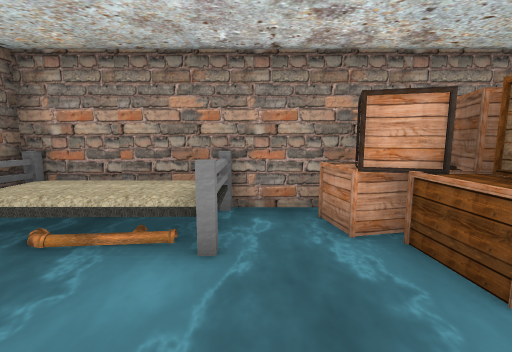
[1] (above)

14 first-person views from a walk through a Unity game level. The camera is 1.4 m above the floor, tilts 8° down and sees 85° across. The floor is counted in squares, 1 m on a side. Each view is taken from the middle of a square. On the plan, view 1 faces up. The plan holds only what a view shows up to about 14 squares ahead; the rest is blank. The place goes on beyond the plan. The player is left out. Door leaves are left out, so doorways stand open. Some surface patterns are stand-ins.

[2]
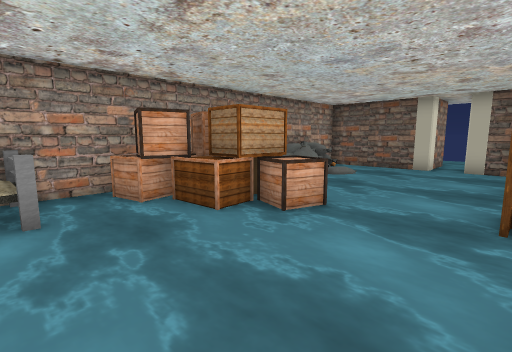

[3]
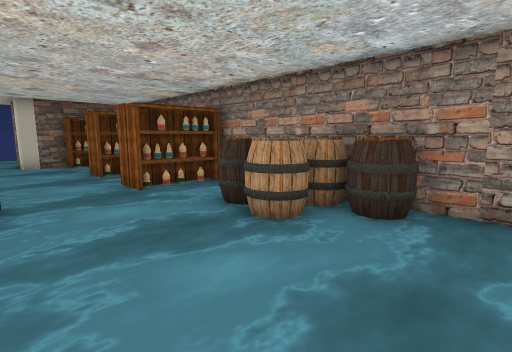

[4]
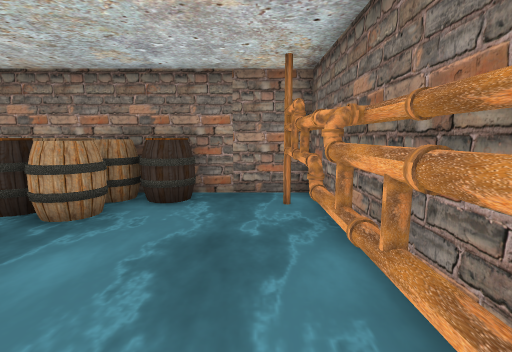

[5]
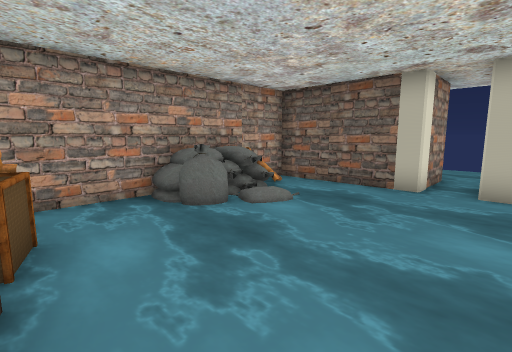

[6]
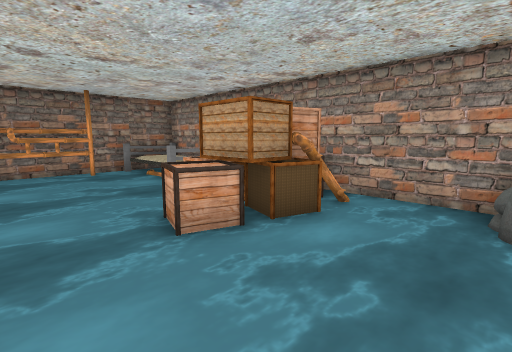

[7]
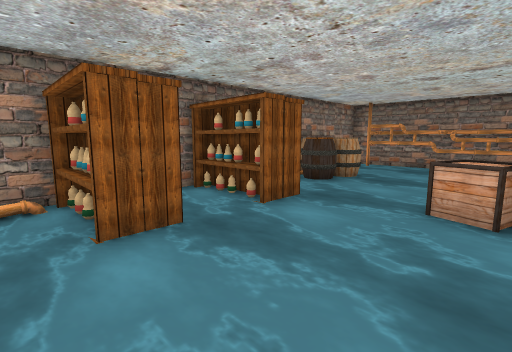

[8]
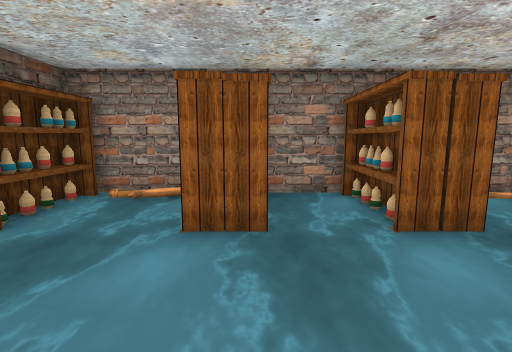

[9]
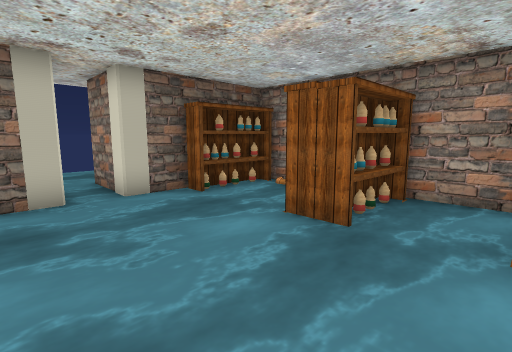

[10]
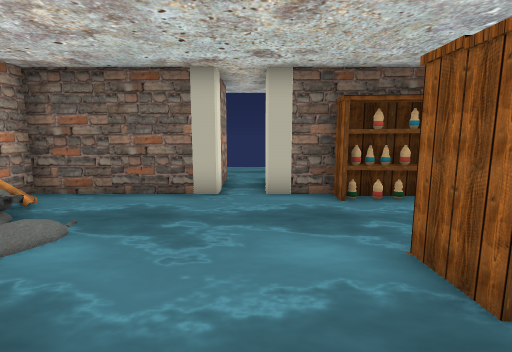

[11]
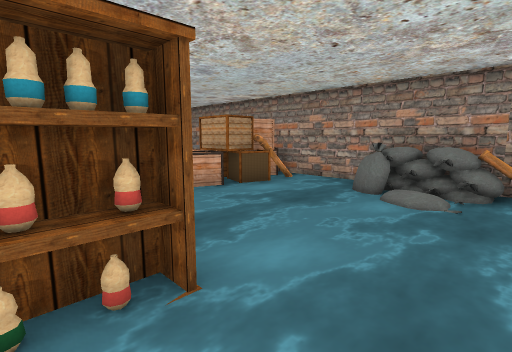

[12]
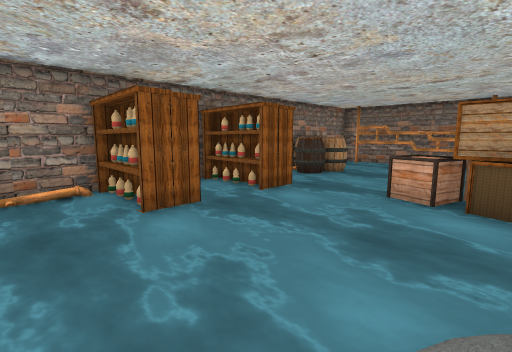

[13]
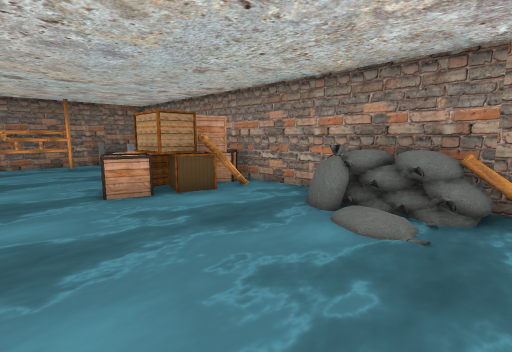

[14]
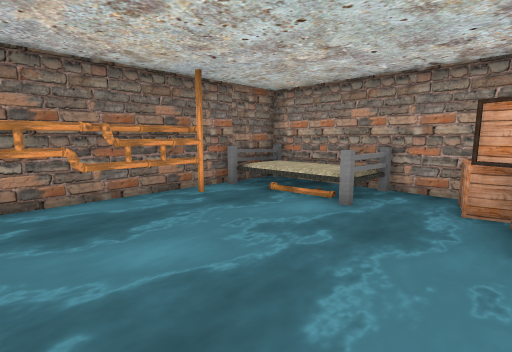

### Floor plan
Key: @ floor where view 1 was taken; # wall or solid block; . floor; D open door; ~ water the walk can cross; ≈ water the walk keeps out of; B bed; A box; G bag; P pipe; C column; R barrel; T bottle; O other object.
Columns run from 4 left of view 1 to 13 right of it. Each row starts with its distance up from view 1.
  5 ###########GG#P#
  4 BBBB~AAAP~~GGG~≈
  3 BBBB~~AAP~~~≈~~≈#
  2 #~~~~~AAA~~~~~~D
  1 #~~~~~~AA~~~~~~DC#
  0 P~~~@~~~~~~~~~~DD≈
 -1 P~~~~~~~~~~~~~~DC
 -2 P~~~RR~~#T~#T~~#
 -3 P~~RRRR~OT~TT~~T
 -4 #~RRRR.~OT~OT..T
 -5 ################

Positions as (right, up) in squares from view 1, and headings:
1: (0, 0), facing up
2: (-1, -2), facing up-right
3: (-3, 1), facing down-right
4: (-3, 2), facing down
5: (4, -1), facing up-right
6: (7, -1), facing up-left
7: (9, 2), facing down-left
8: (7, 2), facing down
9: (5, 2), facing down-right
10: (5, 0), facing right
11: (10, -3), facing up-left
12: (10, 3), facing down-left
13: (10, -1), facing up-left
14: (2, -2), facing up-left
